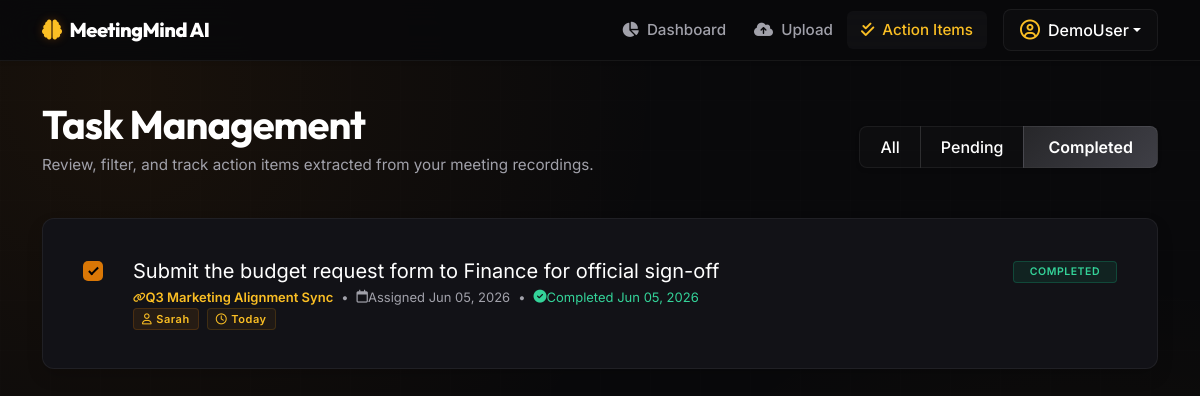
Page /tasks?status=completed (signed in) on the committed database.
### app/models.py (models this page shows, shortened)
class User(db.Model, UserMixin):
    __tablename__ = "users"
    id = db.Column(db.Integer, primary_key=True)
    username = db.Column(db.String(150), unique=True, nullable=False, index=True)
    email = db.Column(db.String(150), unique=True, nullable=False, index=True)
    password_hash = db.Column(db.String(256), nullable=False)
    created_at = db.Column(db.DateTime, default=datetime.utcnow)
    meetings = db.relationship("Meeting", backref="author", lazy=True, cascade="all, delete-orphan")
    action_items = db.relationship("ActionItem", backref="user", lazy=True, cascade="all, delete-orphan")

class ActionItem(db.Model):
    __tablename__ = "action_items"
    id = db.Column(db.Integer, primary_key=True)
    content = db.Column(db.Text, nullable=False)
    is_completed = db.Column(db.Boolean, default=False, nullable=False)
    created_at = db.Column(db.DateTime, default=datetime.utcnow)
    completed_at = db.Column(db.DateTime, nullable=True)
    meeting_id = db.Column(db.Integer, db.ForeignKey("meetings.id", ondelete="CASCADE"), nullable=False)
    user_id = db.Column(db.Integer, db.ForeignKey("users.id", ondelete="CASCADE"), nullable=False)
    assignee = db.Column(db.String(100), nullable=True)
    due_date = db.Column(db.String(100), nullable=True)

class Meeting(db.Model):
    __tablename__ = "meetings"
    id = db.Column(db.Integer, primary_key=True)
    title = db.Column(db.String(200), nullable=False)
    description = db.Column(db.Text, nullable=True)
    filename = db.Column(db.String(300), nullable=False)
    file_path = db.Column(db.String(500), nullable=False)
    transcript = db.Column(db.Text, nullable=True)
    summary = db.Column(db.Text, nullable=True)
    key_points = db.Column(db.Text, nullable=True)
    decisions = db.Column(db.Text, nullable=True)
    created_at = db.Column(db.DateTime, default=datetime.utcnow)
    user_id = db.Column(db.Integer, db.ForeignKey("users.id", ondelete="CASCADE"), nullable=False)
    action_items = db.relationship("ActionItem", backref="meeting", lazy=True, cascade="all, delete-orphan")

### app/routes/tasks.py (the view)
@tasks_bp.route("", methods=["GET"])
@login_required
def list_tasks():
    status_filter = request.args.get("status", "pending")
    query = ActionItem.query.filter_by(user_id=current_user.id)
    if status_filter == "completed":
        query = query.filter_by(is_completed=True)
    elif status_filter == "pending":
        query = query.filter_by(is_completed=False)
    action_items = query.order_by(ActionItem.created_at.desc()).all()
    return render_template(
        "main/action_items.html",
        action_items=action_items,
        current_filter=status_filter
    )

### app/templates/main/action_items.html (shortened to what this page needs)
{% extends "base.html" %}
{% block content %}
<div class="row mb-4">
    <div class="col-md-8">
        <h1 class="text-white display-font mb-1">Task Management</h1>
        <p class="text-muted">Review, filter, and track action items extracted from your meeting recordings.</p>
    </div>
    <div class="col-md-4 text-md-end d-flex align-items-center justify-content-md-end mt-3 mt-md-0">
        <div class="btn-group shadow-sm" role="group" aria-label="Task Filter">
            <a href="{{ url_for('tasks.list_tasks', status='all') }}" class="btn {% if current_filter == 'all' %}btn-glow-secondary{% else %}btn-glass-outline{% endif %} px-3.5 py-2">
                All
            </a>
            <a href="{{ url_for('tasks.list_tasks', status='pending') }}" class="btn {% if current_filter == 'pending' %}btn-glow-secondary{% else %}btn-glass-outline{% endif %} px-3.5 py-2">
                Pending
            </a>
            <a href="{{ url_for('tasks.list_tasks', status='completed') }}" class="btn {% if current_filter == 'completed' %}btn-glow-secondary{% else %}btn-glass-outline{% endif %} px-3.5 py-2">
                Completed
            </a>
        </div>
    </div>
</div>
<div class="row justify-content-center">
    <div class="col-12">
        <div class="card glass-card shadow">
            <div class="card-body p-4">
                {% if action_items %}
                    <ul class="list-group list-group-flush">
                        {% for task in action_items %}
                            <li class="list-group-item list-group-item-glass px-2 py-4">
                                <div class="row align-items-start g-3">
                                    <div class="col-auto">
                                        <label class="action-checkbox-container mt-1">
                                            <span class="checkmark"></span>
                                        </label>
                                    </div>
                                    <div class="col">
                                        <div class="d-flex flex-column flex-md-row justify-content-between align-items-md-start">
                                            <div class="pe-md-4">
                                                <span class="action-text text-white fs-5" style="line-height: 1.4;">{{ task.content }}</span>
                                                <div class="d-flex flex-wrap align-items-center mt-2.5 text-muted" style="font-size: 13px;">
                                                    <span class="d-flex align-items-center text-info">
                                                        <i class="fa-solid fa-link me-1.5" style="font-size: 10px;"></i>
                                                        <a href="{{ url_for('meetings.detail', meeting_id=task.meeting.id) }}" class="text-info text-decoration-none fw-semibold">
                                                            {{ task.meeting.title }}
                                                        </a>
                                                    </span>
                                                    <span class="mx-2 d-none d-sm-inline">•</span>
                                                    <span class="d-flex align-items-center mt-1 mt-sm-0">
                                                        <i class="fa-regular fa-calendar me-1.5"></i>
                                                        Assigned {{ task.created_at.strftime('%b %d, %Y') }}
                                                    </span>
                                                    {% if task.is_completed and task.completed_at %}
                                                        <span class="mx-2 d-none d-sm-inline">•</span>
                                                        <span class="d-flex align-items-center text-success mt-1 mt-sm-0">
                                                            <i class="fa-solid fa-circle-check me-1.5"></i>
                                                            Completed {{ task.completed_at.strftime('%b %d, %Y') }}
                                                        </span>
                                                    {% endif %}
                                                </div>
                                                <div class="d-flex flex-wrap align-items-center gap-2 mt-2.5">
                                                    {% if task.assignee and task.assignee != 'Unassigned' %}
                                                        <span class="badge badge-MM badge-MM-primary" style="font-size: 11px; padding: 4px 8px; text-transform: none;">
                                                            <i class="fa-regular fa-user me-1"></i>{{ task.assignee }}
                                                        </span>
                                                    {% endif %}
                                                    {% if task.due_date and task.due_date != 'Unassigned' %}
                                                        <span class="badge badge-MM badge-MM-warning" style="font-size: 11px; padding: 4px 8px; text-transform: none; background: rgba(245, 158, 11, 0.06); color: #fbbf24; border: 1px solid rgba(245, 158, 11, 0.15);">
                                                            <i class="fa-regular fa-clock me-1"></i>{{ task.due_date }}
                                                        </span>
                                                    {% endif %}
                                                </div>
                                            </div>
                                            <div class="mt-3 mt-md-0">
                                                <span id="badge-task-{{ task.id }}" class="badge badge-MM {% if task.is_completed %}badge-MM-success{% else %}badge-MM-warning{% endif %} py-1.5 px-3">
                                                    {% if task.is_completed %}Completed{% else %}Pending{% endif %}
                                                </span>
                                            </div>
                                        </div>
                                    </div>
                                </div>
                            </li>
                        {% endfor %}
                    </ul>
                {% endif %}
            </div>
        </div>
    </div>
</div>
{% endblock %}

### app/templates/base.html (shortened to what this page needs)
<!DOCTYPE html>
<html lang="en">
<head>
    <link href="https://cdn.jsdelivr.net/npm/bootstrap@5.3.0/dist/css/bootstrap.min.css" rel="stylesheet">
    <link href="https://cdnjs.cloudflare.com/ajax/libs/font-awesome/6.4.0/css/all.min.css" rel="stylesheet">
    <link href="{{ url_for('static', filename='css/style.css') }}" rel="stylesheet">
</head>
<body>
    <nav class="navbar navbar-expand-lg navbar-dark navbar-glass fixed-top mb-5 shadow-sm">
        <div class="container">
            <a class="navbar-brand d-flex align-items-center" href="{{ url_for('main.dashboard') }}">
                <i class="fa-solid fa-brain me-2 text-info"></i>
                <span>MeetingMind <span class="text-white">AI</span></span>
            </a>
            <div class="collapse navbar-collapse" id="navbarNav">
                <ul class="navbar-nav ms-auto align-items-center">
                    {% if current_user.is_authenticated %}
                        <li class="nav-item">
                            <a class="nav-link {% if request.endpoint == 'main.dashboard' %}active{% endif %}" href="{{ url_for('main.dashboard') }}">
                                <i class="fa-solid fa-chart-pie me-1"></i> Dashboard
                            </a>
                        </li>
                        <li class="nav-item">
                            <a class="nav-link {% if request.endpoint == 'meetings.upload' %}active{% endif %}" href="{{ url_for('meetings.upload') }}">
                                <i class="fa-solid fa-cloud-arrow-up me-1"></i> Upload
                            </a>
                        </li>
                        <li class="nav-item">
                            <a class="nav-link {% if request.endpoint == 'tasks.list_tasks' %}active{% endif %}" href="{{ url_for('tasks.list_tasks') }}">
                                <i class="fa-solid fa-check-double me-1"></i> Action Items
                            </a>
                        </li>
                        <li class="nav-item ms-lg-3 mt-2 mt-lg-0">
                            <div class="dropdown">
                                <button class="btn btn-glass-outline dropdown-toggle py-1.5 px-3 d-flex align-items-center" type="button" id="userMenuButton" data-bs-toggle="dropdown" aria-expanded="false">
                                    <i class="fa-regular fa-circle-user me-2 text-info fs-5"></i>
                                    <span>{{ current_user.username }}</span>
                                </button>
                            </div>
                        </li>
                    {% endif %}
                </ul>
            </div>
        </div>
    </nav>
    <div class="container" style="margin-top: 100px; padding-bottom: 50px;">
        {% block content %}{% endblock %}
    </div>
</body>
</html>

### rows in the picture
User: username "DemoUser"
ActionItem: content "Submit the budget request form to Finance for official sign-off", meeting "Q3 Marketing Alignment Sync", created_at "Jun 05, 2026", completed_at "Jun 05, 2026", assignee "Sarah", due_date "Today", is_completed "COMPLETED"
